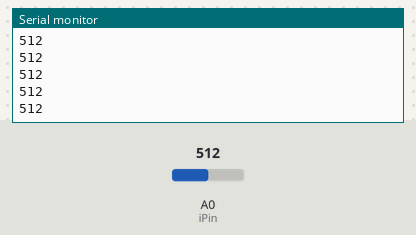
This sketch was run on a simulated Arduino Uno, built with avr-gcc and run on an emulated ATmega328P. On the bench: the last lines printed to the serial monitor. The inputs (shaded band) are chosen by the test bench; at power-on: A0 (iPin) = 512.

Above: at 1.2 s.
1.3 s: A0 (iPin) set to 716
At 1.56 s:
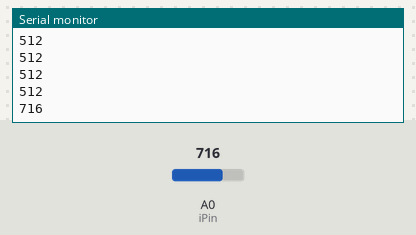
2.8 s: A0 (iPin) set to 900
At 2.96 s:
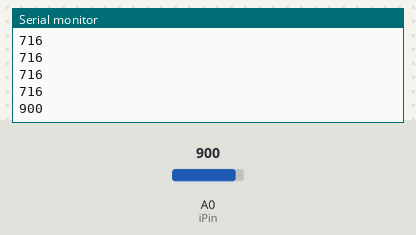
Timing chart, 0 to 5.8 s (numbered marks = the images above; inputs shaded):
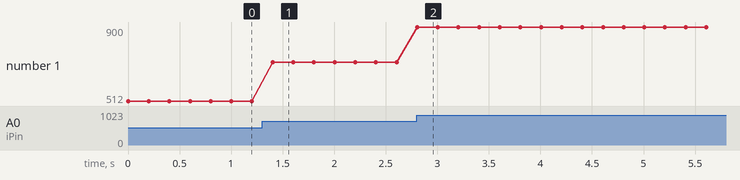

Measured:
- after the input at 1.3 s, the serial monitor: prints a new line after 0.10 s (image 1)
- after the input at 2.8 s, the serial monitor: prints a new line at once (image 2)
- plotted number 1: 512 → 716 after the input at 1.3 s, 716 → 900 after the input at 2.8 s

The sketch:

iot_recture.ino
```cpp
int val = 0;
int iPin = A0;

void setup() {
  Serial.begin(115200);
  pinMode(iPin, INPUT);
}

void loop() {
  val = analogRead(iPin);
  Serial.println(val);
  delay(200);
}
```
